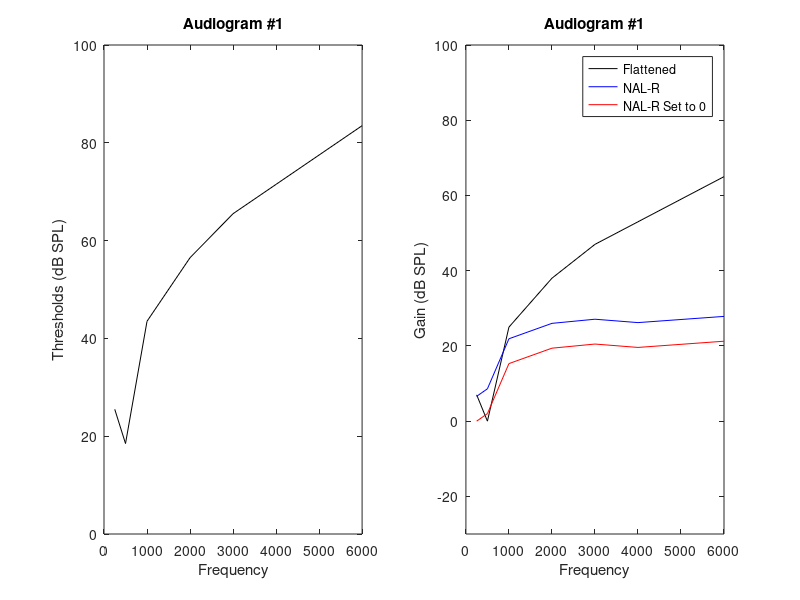
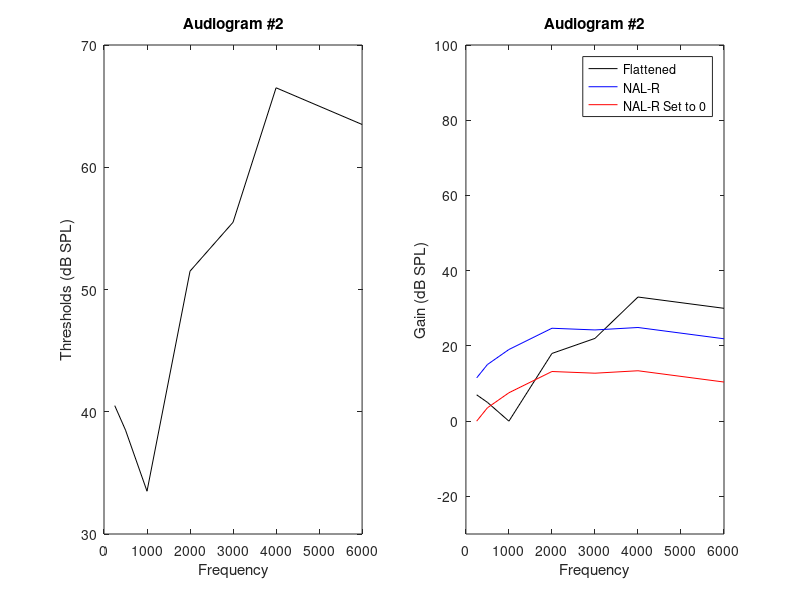
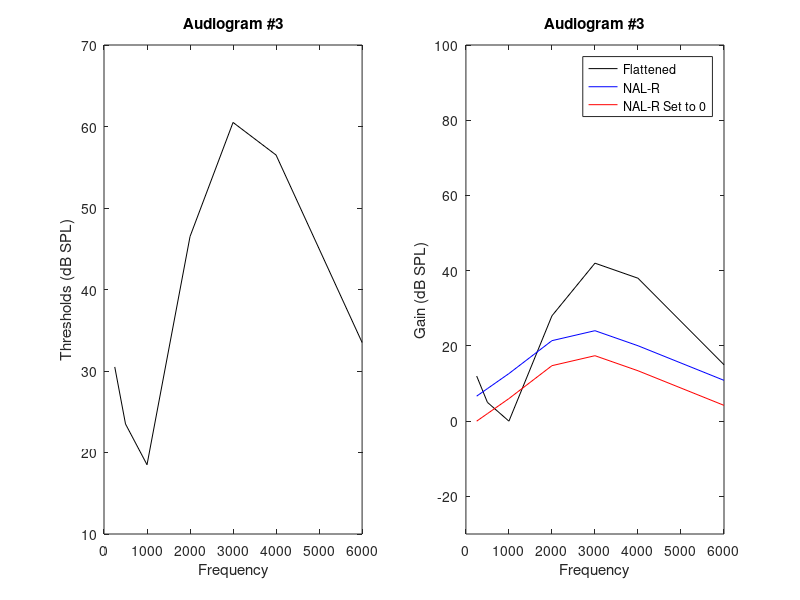
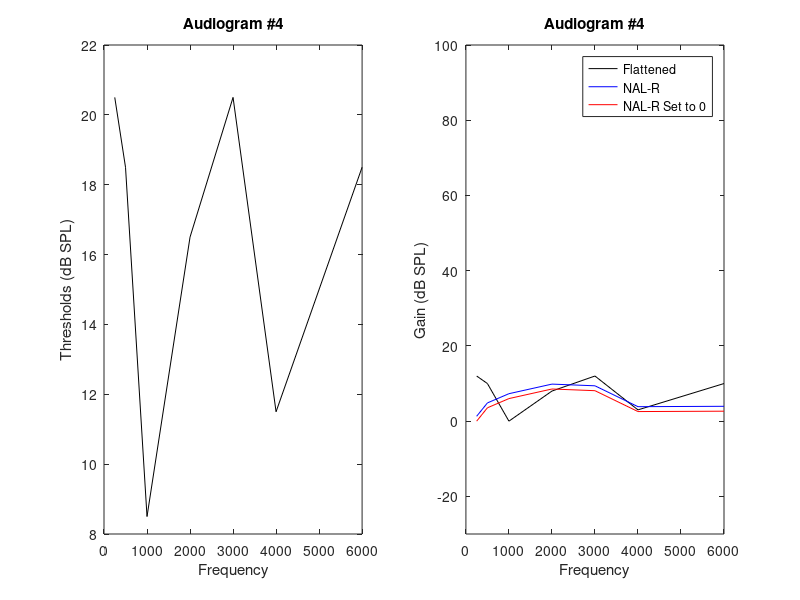

The MATLAB script that drew these images, in order:
% Comparing NAL-R to totally flattened filters:
% From 250 to 6000 Hz.
freqs = [250 500 1000 2000 3000 4000 6000];
thresholds = {[10 10 40 50 60 70 85] [25 30 30 45 50 65 65] [15 15 15 40 55 55 35] ...
    [5 10 5 10 15 10 20] [15 10 5 0 10 10 15] [15 20 20 35 40 50 45] [20 25 40 50 50 40 50]...
    [5 15 15 50 65 70 75] [15 15 20 30 55 60 65] [25 25 40 65 70 80 80] [15 15 15 30 50 55 55]}; % various audiogram thresholds
constants = [-17 -8 1 -1 -2 -2 -2]; 
retspl = [15.5 8.5 3.5 6.5 5.5 1.5 -1.5];% yost & killion RETSPL for ER-3As

% Loop through each audiogram:
for t = 1:length(thresholds)
    
    % Original Method:
    spl_t = thresholds{t} + retspl; % SPL Thresholds.
    adj_spl_t = spl_t - min(spl_t); % Setting the minimum to 0.
    
    % NAL-R Method:
    % Equation from Textbook of Hearing Aid Amplification
    % page 374.  Robert Sandlin, Editor. 2000.
    X = 0.05*(thresholds{t}(2) + thresholds{t}(3) + thresholds{t}(4));
    for f = 1:length(freqs) % find the gain for each frequency:
        if thresholds{t}(f) > 0
            gain_dBHL(f) = X + 0.31*(thresholds{t}(f))+constants(f);
        %else
        %    gain_dBHL(f) = 0;
        end
        % In Samira's code, she applied 0 gain for thresholds 25 or less.
        % If we don't do this constraint, maybe we could apply this NAL-R
        % to all subjects, including NH.  Or maybe that's a bad idea???
    end
    % Convert gain from dBHL to dB SPL:
    spl_gain = gain_dBHL + retspl;
    spl_gain0 = spl_gain - min(spl_gain); % Making the smallest value 0.
    
    figure,subplot(1,2,1)
    plot(freqs,spl_t,'k')
    title(['Audiogram #',num2str(t)])
    ylabel('Thresholds (dB SPL)')
    xlabel('Frequency')
    
    subplot(1,2,2)
    plot(freqs,adj_spl_t,'k')
    hold on, plot(freqs,spl_gain,'b')
    hold on, plot(freqs,spl_gain0,'r')
    legend('Flattened','NAL-R','NAL-R Set to 0')
    title(['Audiogram #',num2str(t)])
    ylabel('Gain (dB SPL)')
    xlabel('Frequency')
    axis([0 freqs(end) -30 100])
end